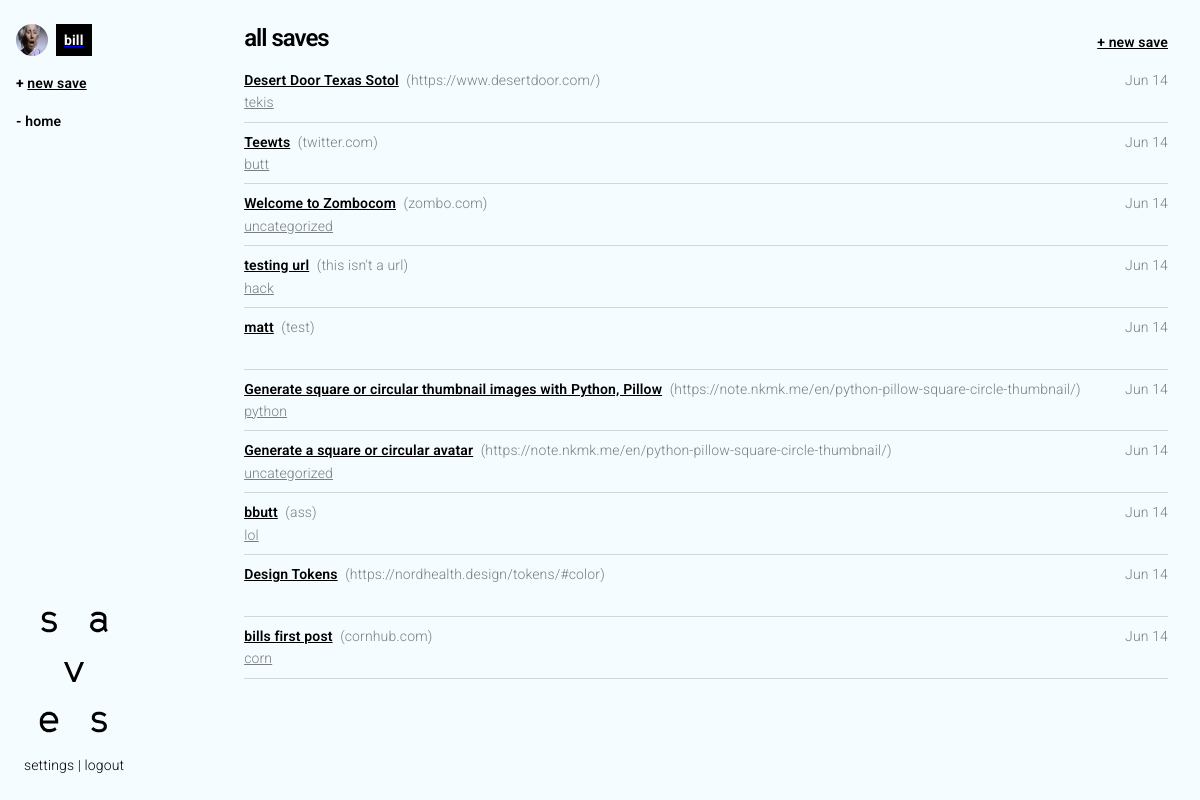
/home (signed in), run on the app's committed database.
### sssaves_app/models.py (models this page shows, shortened)
class User(db.Model, UserMixin):
	id = db.Column(db.Integer, primary_key=True)
	username = db.Column(db.String(20), unique=True, nullable=False)
	email = db.Column(db.String(120), unique=True, nullable=False)
	pfp = db.Column(db.String(20), nullable=False, default='default.png')
	password = db.Column(db.String(60), nullable=False)
	posts = db.relationship('Post', backref='author', lazy=True)
	def __repr__(self):
		return f"User('{self.id}, {self.username}', '{self.email}', '{self.pfp}')"

class Post(db.Model):
	id = db.Column(db.Integer, primary_key=True)
	title = db.Column(db.String(120), nullable=False)
	url = db.Column(db.String(), nullable=False)
	user_id = db.Column(db.Integer, db.ForeignKey('user.id'), nullable=False)
	category = db.Column(db.String(), nullable=False, default='uncategorized')
	date_posted = db.Column(db.DateTime(), nullable=False, default=datetime.utcnow)
	image = db.Column(db.String(20), nullable=False, default='post_media.png')

### sssaves_app/routes.py (the view)
@app.route("/")
@app.route("/home")
def home():
	posts = Post.query.all()
	pfp = url_for('static', filename='pfp/' + current_user.pfp)
	return render_template('home.html', title='all', posts=posts, pfp=pfp)

### sssaves_app/models.py (called while the page is built)
@login_manager.user_loader
def load_user(user_id):
	return User.query.get(int(user_id))

### sssaves_app/templates/home.html
{% extends "layout.html" %}
{% block content %}
<header class="row header__content level">
	<div class="column"><h1>all saves</h1></div>
	<div class="column narrow"><a href="{{ url_for('new_save') }}" class="link link__primary">+ new save</a></div>
</header>
<div class="row">
	<div class="column">
		{% for post in current_user.posts|reverse %}
			{% include 'components/post.html' %}
		{% endfor %}
	</div>
</div>
{% endblock content %}

### sssaves_app/templates/layout.html (shortened to what this page needs)
<!DOCTYPE html>
<html>
	<head>
		<link rel="stylesheet" href="https://cdnjs.cloudflare.com/ajax/libs/normalize/8.0.1/normalize.css">
		<link rel="stylesheet" href="{{ url_for('static', filename='css/styles.css') }}">
	</head>
	<body>
		<div class="container outer__main">
			<div class="row inner__main">
				<div class="sidebar__main">
					<div class="nav-wrapper">
						<nav class="nav">
							<ul>
								<li>
									{% if current_user.is_authenticated %}
										<a href="{{ url_for('profile') }}" class="pfp__lockup v-align">
											<img src="{{ pfp }}" class="pfp pfp__sidebar" alt="{{ current_user }}">
											<span><strong class="link link__username">{{ current_user.username }}</strong></span>
										</a>
									{% else %}
										<a class="link link__primary" href="{{ url_for('login') }}">Login</a> or <a class="link link__primary" href="{{ url_for('register') }}">register</a> to start saving shit you've found.
									{% endif %}
								</li>
								<li><strong>+</strong> <a href="{{ url_for('new_save') }}" class="link link__primary">new save</a></li>
								<li><strong>-</strong> <a href="{{ url_for('home') }}" class="link link__active">home</a></li>
							</ul>
						</nav>
					</div>
					<div class="row">
						<div class="column narrow">
							<a href="/home" class="logo"><img src="{{ url_for('static', filename='img/logo.svg') }}" alt="saves" /></a>
							<a href="{{ url_for('account') }}" class="link">settings</a> | <a href="{{ url_for('logout') }}" class="link">logout</a>
						</div>
					</div>
				</div>
				<div class="column content__main">
					{% block content %}{% endblock %}
				</div>
			</div>
		</body>
	</html>

### sssaves_app/templates/components/post.html
<div class="row post__row">
	<div class="column p-0">
		<a href="{{ post.url }}" target="_blank" class="link">
			<strong class="link link__primary">{{ post.title }}</strong>
			<span class="post__url">({{ post.url }})</span>
		</a>
		<span class="float-right post__date">{{ post.date_posted.strftime('%b %-d') }}</span>
		<div class="post__categories">
			<a href="#" class="link post__category">{{ post.category }}</a>
		</div>
	</div>
</div>

### sssaves_app/static/css/styles.css (style rules this page uses)
.button, button, dd, dt, li { margin-bottom: 16px; }
blockquote, dl, figure, form, ol, p, pre, table, ul { margin-bottom: 24px; }
*, *:after, *:before { box-sizing: inherit; }
html { box-sizing: border-box; font-size: 62.5%; height: 100%; }
body { background: #F5FCFF; color: #000000; font-family: 'Roboto', 'Helvetica Neue', 'Helvetica', 'Arial', sans-serif; font-size: 1.4em; font-weight: 300; letter-spacing: .01em; line-height: 1.6; height: 100%; }
.outer__main, .inner__main, .auth__container { height: 100%; min-height: 100%; }
.sidebar__main, .content__main { padding-top: 24px !important; padding-bottom: 24px !important; min-height: 100%; }
.sidebar__main { display: flex; flex-direction: column; width: 260px; justify-content: space-between; }
.nav > ul { margin: 0; }
.header__content { justify-content: space-between; }
.container { margin: 0 auto; max-width: 1800px; padding: 0 16px; position: relative; width: 100%; }
.row { display: flex; flex-direction: column; padding: 0; width: 100%; }
.row .column { display: block; flex: 1 1 auto; margin-left: 0; max-width: 100%; width: 100%; }
.row .column.narrow { flex: none; width: unset; }
@media (min-width: 40rem) { .row { flex-direction: row; } }
@media (min-width: 40rem) { .row .column { margin-bottom: inherit; padding: 0 8px; } }
.link { color: #000000; text-decoration: none; }
.link.link__username { padding: 8px; background: #000000; color: #FFFFFF; }
.link.link__primary { font-weight: 600; text-decoration: underline; }
.link.link__active { font-weight: 600; }
dl, ol, ul { list-style: none; margin-top: 0; padding-left: 0; }
ul { list-style: none; }
b, strong { font-weight: bold; }
h1, h2, h3, h4, h5, h6 { font-weight: 600; letter-spacing: -.1rem; margin-bottom: 2.0rem; margin-top: 0; }
h1 { font-size: 2.4rem; line-height: 1.2; }
img { max-width: 100%; }
.float-right { float: right; }
.p-0 { padding: 0 !important; }
.level { align-items: center; justify-content: space-between; }
.v-align { align-items: center; }
.post__row { border-bottom: 1px; border-style: none none solid; border-color: #D0D7DE; padding: 8px 0; }
.post__url, .post__date { color: #7A7E80; }
.post__url { margin-left: 4px; }
.post__category.link { text-decoration: underline; color: #7A7E80; }
.post__categories a { margin-right: 8px; }
.header__content { justify-content: center; }
.header__content h1, .header__content p:first-child { margin-bottom: 8px; }
.logo { width: 100%; display: block; }
.logo img { width: 100%; }
.pfp { border-radius: 10em; }
.pfp.pfp__sidebar { width: 32px; height: 32px; }
.pfp__lockup { display: flex; align-content: center; }
.pfp__lockup img { margin-right: 8px; }

### data on the page
User: id+username+email (picture), username "bill"
Post: title "Desert Door Texas Sotol", url "https://www.desertdoor.com/", date_posted "Jun 14", category "tekis"
Post: title "Teewts", url "twitter.com", date_posted "Jun 14", category "butt"
Post: title "Welcome to Zombocom", url "zombo.com", date_posted "Jun 14", category "uncategorized"
Post: title "testing url", url "this isn't a url", date_posted "Jun 14", category "hack"
Post: title "matt", url "test", date_posted "Jun 14"
Post: title "Generate square or circular thumbnail images with Python, Pillow", url "https://note.nkmk.me/en/python-pillow-square-circle-thumbnail/", date_posted "Jun 14", category "python"
Post: title "Generate a square or circular avatar", url "https://note.nkmk.me/en/python-pillow-square-circle-thumbnail/", date_posted "Jun 14", category "uncategorized"
Post: title "bbutt", url "ass", date_posted "Jun 14", category "lol"
Post: title "Design Tokens", url "https://nordhealth.design/tokens/#color", date_posted "Jun 14"
Post: title "bills first post", url "cornhub.com", date_posted "Jun 14", category "corn"
